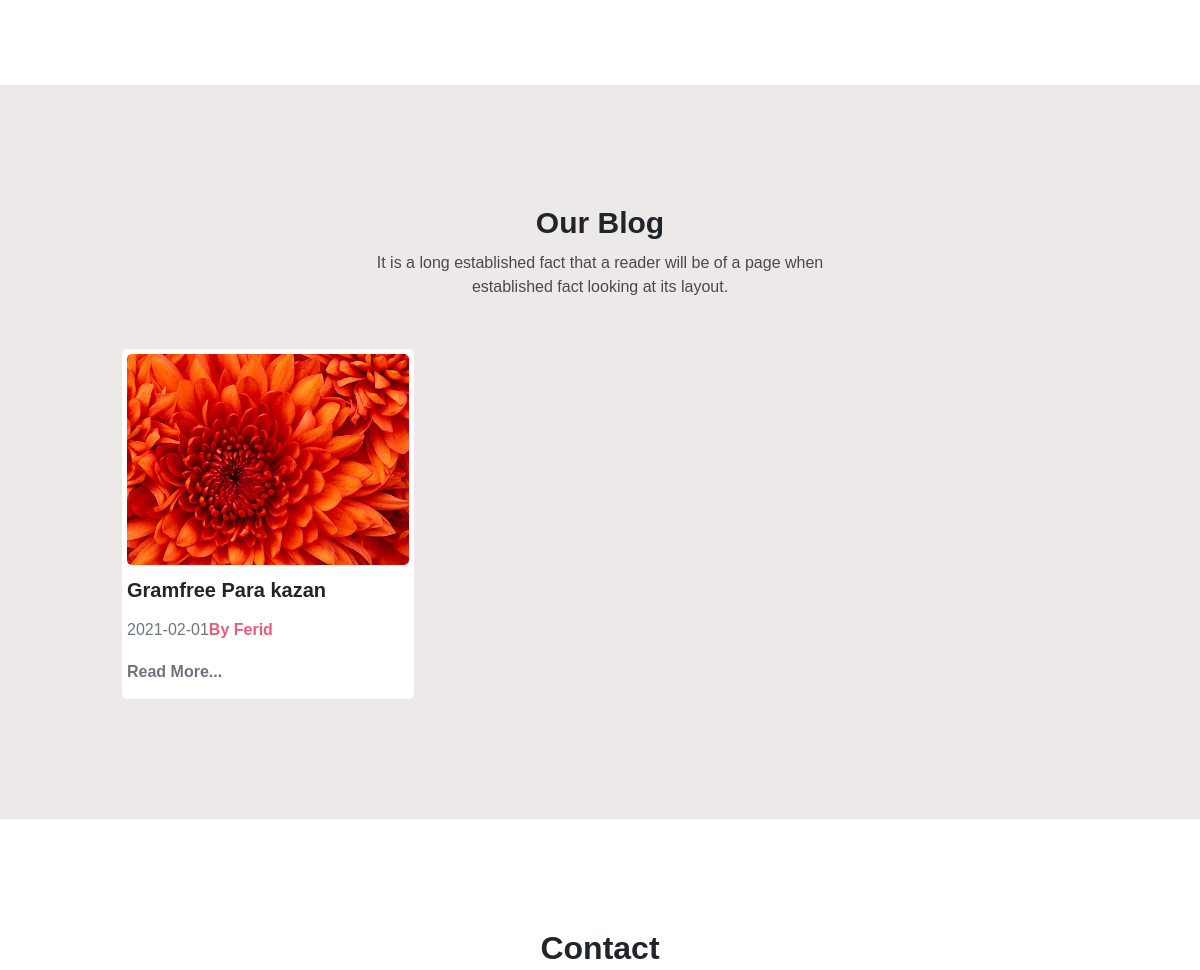
Before: / (middle part) with the older database file.
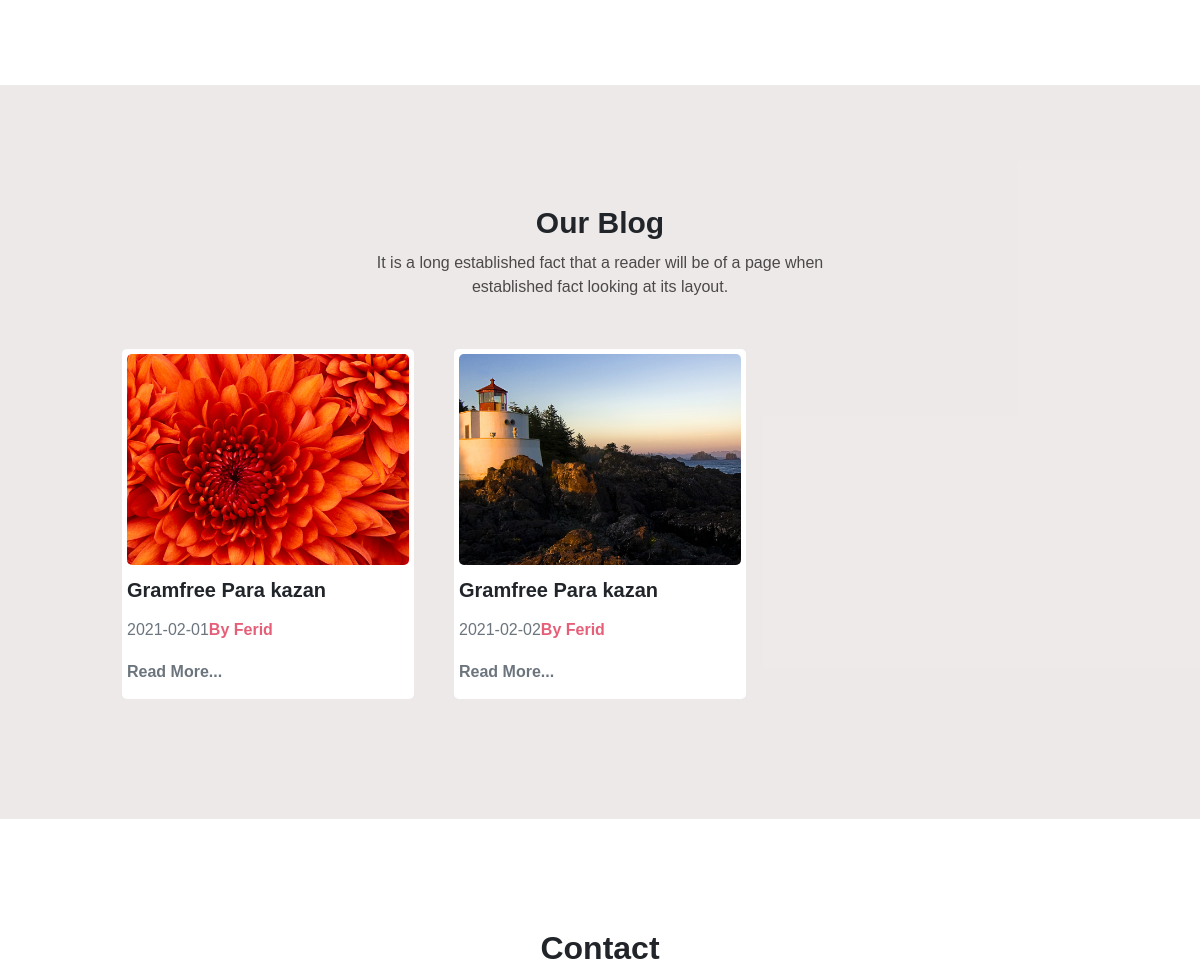
After: the same page with the newer database file.
### models.py (models this page shows, shortened)
class Blogs(db.Model):
    id = db.Column(db.Integer, primary_key=True)
    blogTitle = db.Column(db.String,nullable=False)
    blogDetail = db.Column(db.Text,nullable=False)
    blogAuthor = db.Column(db.String,nullable=False)
    blogDate = db.Column(db.Date,default=date.today())
    blogImage = db.Column(db.String,nullable=False)
    blogStatus = db.Column(db.Boolean)

### app/routes.py (the view)
@app.route('/',methods=['GET','POST'])
def homePage():
    blog=Blogs.query.all()
    contact= Contact.query.all()
    if request.method == 'POST':
        form = Form(userName=request.form['name'],userEmail=request.form['email'],
            userSubject=request.form['subject'],userMessage=request.form['comments'])
        db.session.add(form)
        db.session.commit()
        return redirect ('/')
    return render_template('app/index.html',blog=blog,contact=contact)

### app/templates/app/index.html (shortened to what this page needs)
{% extends "app/layout.html" %}
{% block content_body %}
<section id="portfolio" class="pv-10x">
</section>
<section id="blog" class="pv-10x">
    <div class="an">
        <div class="qutu1 mv-2x">
            <h2>Our Blog</h2>
            <p class="m-2x">It is a long established fact that a reader will be of a page when established fact
                looking at its
                layout.</p>
        </div>
        <div class="qutu2 m-2x">
            {% for blog in blog %}
            <div class="oxu"><img src="{{blog.blogImage}}">
                <h2 class="mt-1x"><a href="/blog/{{blog.id}}"
                        style="color: #212529;text-decoration: none;">{{blog.blogTitle}}</a></h2>
                <div class="izahat">
                    <p class="tarix mv-1x">{{blog.blogDate}}</p><span class="color-red">{{blog.blogAuthor}}</span>
                    <p class="ardi mv-1x"><a href="/blog/{{blog.id}}">Read More...</a></p>
                </div>
            </div>
            {% endfor %}
        </div>
    </div>
</section>
{% endblock %}

### app/templates/app/layout.html (shortened to what this page needs)
<!DOCTYPE html>
<html>
<head>
    <link rel="stylesheet" href="https://cdnjs.cloudflare.com/ajax/libs/font-awesome/5.15.1/css/all.min.css"
 />
    <link rel="stylesheet" href="./static/css/reset.css">
    <link rel="stylesheet" href="./static/css/style.css">
</head>
<body>
    {% block content_body %}
    {% endblock %}
    <section id="contact" class="pv-10x">
        <div class="container">
            <div class="row width-full">
                <h2 class="col-12">Contact</h2>
            </div>
        </div>
    </section>
</body>
</html>

### app/static/css/style.css (style rules this page uses)
.width-full { width: 100%; }
.container { width: 83%; margin: 0 auto; }
.row { display: -webkit-box; display: -ms-flexbox; display: flex; -webkit-box-pack: center; -ms-flex-pack: center; justify-content: center; }
[class^="col-"] { margin: 10px; -webkit-box-sizing: border-box; box-sizing: border-box; }
.col-12 { width: 100%; }
.color-red { color: #e65f78; }
.m-2x { margin: 20px; }
.mv-1x { margin: 10px 0px; }
.mv-2x { margin: 20px 0px; }
.mt-1x { margin-top: 10px; }
.pv-10x { padding: 100px 0px; }
#portfolio { margin: 0 auto; position: relative; width: 100%; height: none; }
#blog { margin: 0 auto; position: relative; width: 100%; height: none; background-color: rgba(230, 224, 224, 0.69); }
#blog .an { display: -webkit-box; display: -ms-flexbox; display: flex; -webkit-box-orient: vertical; -webkit-box-direction: normal; -ms-flex-direction: column; flex-direction: column; -ms-flex-pack: distribute; justify-content: space-around; -webkit-box-align: center; -ms-flex-align: center; align-items: center; margin: 0 auto; width: 83%; text-align: center; }
#blog .an .qutu1 h2 { font-size: 30px; }
#blog .an .qutu1 p { font-size: 1rem; font-weight: 400; line-height: 1.5; margin: 10px auto; text-align: center; max-width: 500px; color: rgba(0, 0, 0, 0.69); }
#blog .an .qutu2 { display: -ms-grid; display: grid; -ms-grid-rows: 1fr; grid-template-rows: 1fr; -ms-grid-columns: (1fr)[3]; grid-template-columns: repeat(3, 1fr); gap: 40px; }
#blog .an .qutu2 .oxu { overflow: hidden; text-align: left; background-color: white; padding: 5px; border-radius: 5px; }
#blog .an .qutu2 .oxu img { width: 100%; height: auto; -o-object-fit: cover; object-fit: cover; border-radius: 5px; }
#blog .an .qutu2 .oxu h2 { text-align: left; -webkit-box-sizing: border-box; box-sizing: border-box; cursor: pointer; font-weight: 700; font-size: 1.25rem; line-height: 1.2; }
#blog .an .qutu2 .oxu .izahat { line-height: 1.5; }
#blog .an .qutu2 .oxu .izahat span { font-weight: 700; cursor: pointer; }
#blog .an .qutu2 .oxu .izahat .tarix { display: inline-block; color: #6c757d; font-size: 1rem; font-weight: 500; line-height: 1.2; }
#blog .an .qutu2 .oxu .izahat .ardi a { text-decoration: none; color: #6c757d; font-weight: 700; }
#contact { margin: 0 auto; position: relative; }
#contact .container { display: -webkit-box; display: -ms-flexbox; display: flex; -webkit-box-orient: vertical; -webkit-box-direction: normal; -ms-flex-direction: column; flex-direction: column; -webkit-box-align: center; -ms-flex-align: center; align-items: center; -webkit-box-pack: justify; -ms-flex-pack: justify; justify-content: space-between; }
h2 { color: #212529; font-size: 2rem; margin-bottom: 0.5rem; line-height: 1.2; text-align: center; font-weight: 700; }
html { scroll-behavior: smooth; }
* { -webkit-box-sizing: border-box !important; box-sizing: border-box !important; }

Changed rows visible on the page:
added Blogs: blogImage (picture), blogTitle "Gramfree Para kazan", blogDate "2021-02-02", blogAuthor "By Ferid"
